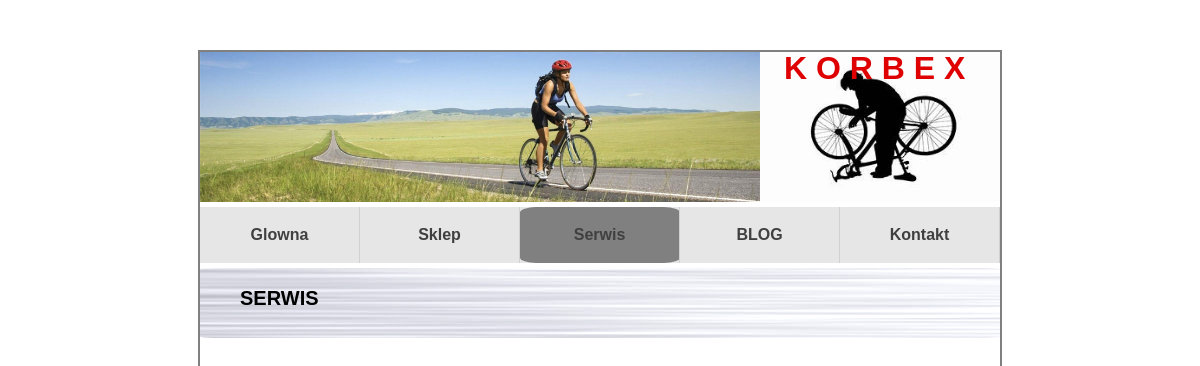
The app's page /service, older data.
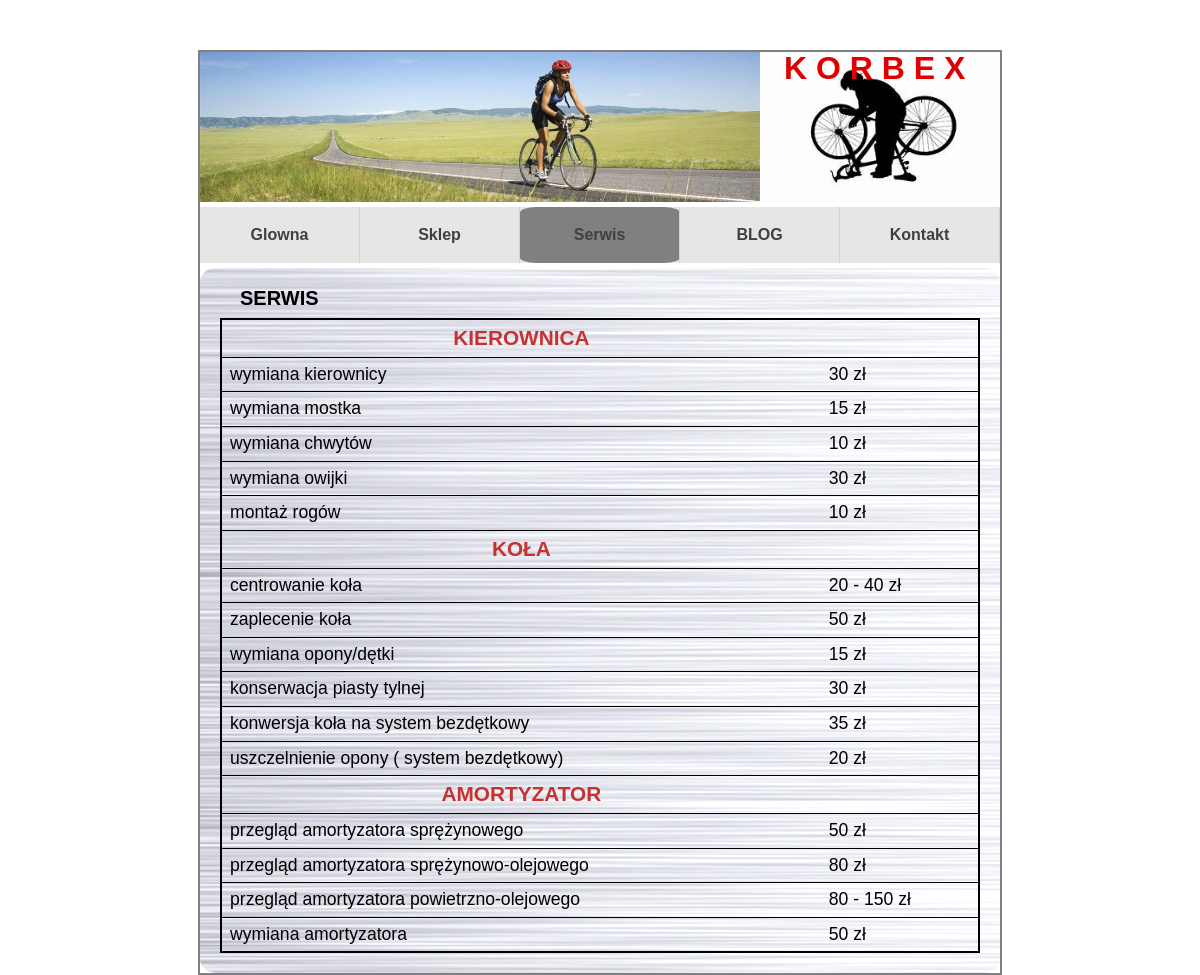
The same page, newer data.
### korbex/models.py (models this page shows, shortened)
class TypeRepair(models.Model):
    type_repair = models.CharField(max_length=50, help_text="Typ naprawy(kierownica, hamulca itp)")
    def __str__(self):
        return self.type_repair

class Service(models.Model):
    name_repair = models.CharField(max_length=50, help_text="Nazwa naprawy(wymiana kierownicy)", unique=True)
    type_repair = models.ForeignKey(TypeRepair, on_delete=models.SET_DEFAULT, default='other')
    price = models.CharField(max_length=20)

### korbex/views.py (the view)
# urls.py: path('service', views.service, name='service_p'),
def service(request):
    repairs = Service.objects.all().order_by('type_repair')
    type_repairs = TypeRepair.objects.all()
    context = {'repairs': repairs, 'type_repairs': type_repairs}
    return render(request, 'korbex/service.html', context)

### korbex/templates/korbex/service.html
{% extends './index.html' %}
{% load static %}
{%block service%}
    active
{%endblock%}
{% block content %}
<div class="content-service">
    <h3>SERWIS</h3>
<table>
{% for type_r in type_repairs %}
        <tr>
            <th class="col2">{{type_r}}</th>
            <th></th>
        </tr>
        {% for repair in repairs %}
            {% if repair.type_repair == type_r %}
                <tr>
                    <td>{{repair.name_repair}}</td>
                    <td>{{repair.price}}</td>
                </tr>
            {% endif %}
        {% endfor %}
{% endfor %}
</table>
</div>
{% endblock %}

Row changes from the older to the newer data that the page shows:
added TypeRepair: type_repair "KIEROWNICA"
added Service: name_repair "wymiana kierownicy", price "30 zł", shown under "KIEROWNICA"
added Service: name_repair "wymiana mostka", price "15 zł", shown under "KIEROWNICA"
added Service: name_repair "wymiana chwytów", price "10 zł", shown under "KIEROWNICA"
added Service: name_repair "wymiana owijki", price "30 zł", shown under "KIEROWNICA"
added Service: name_repair "montaż rogów", price "10 zł", shown under "KIEROWNICA"
added TypeRepair: type_repair "KOŁA"
added Service: name_repair "centrowanie koła", price "20 - 40 zł", shown under "KOŁA"
added Service: name_repair "zaplecenie koła", price "50 zł", shown under "KOŁA"
added Service: name_repair "wymiana opony/dętki", price "15 zł", shown under "KOŁA"
added Service: name_repair "konserwacja piasty tylnej", price "30 zł", shown under "KOŁA"
added Service: name_repair "konwersja koła na system bezdętkowy", price "35 zł", shown under "KOŁA"
added Service: name_repair "uszczelnienie opony ( system bezdętkowy)", price "20 zł", shown under "KOŁA"
added TypeRepair: type_repair "AMORTYZATOR"
added Service: name_repair "przegląd amortyzatora sprężynowego", price "50 zł", shown under "AMORTYZATOR"
added Service: name_repair "przegląd amortyzatora sprężynowo-olejowego", price "80 zł", shown under "AMORTYZATOR"
added Service: name_repair "przegląd amortyzatora powietrzno-olejowego", price "80 - 150 zł", shown under "AMORTYZATOR"
added Service: name_repair "wymiana amortyzatora", price "50 zł", shown under "AMORTYZATOR"
